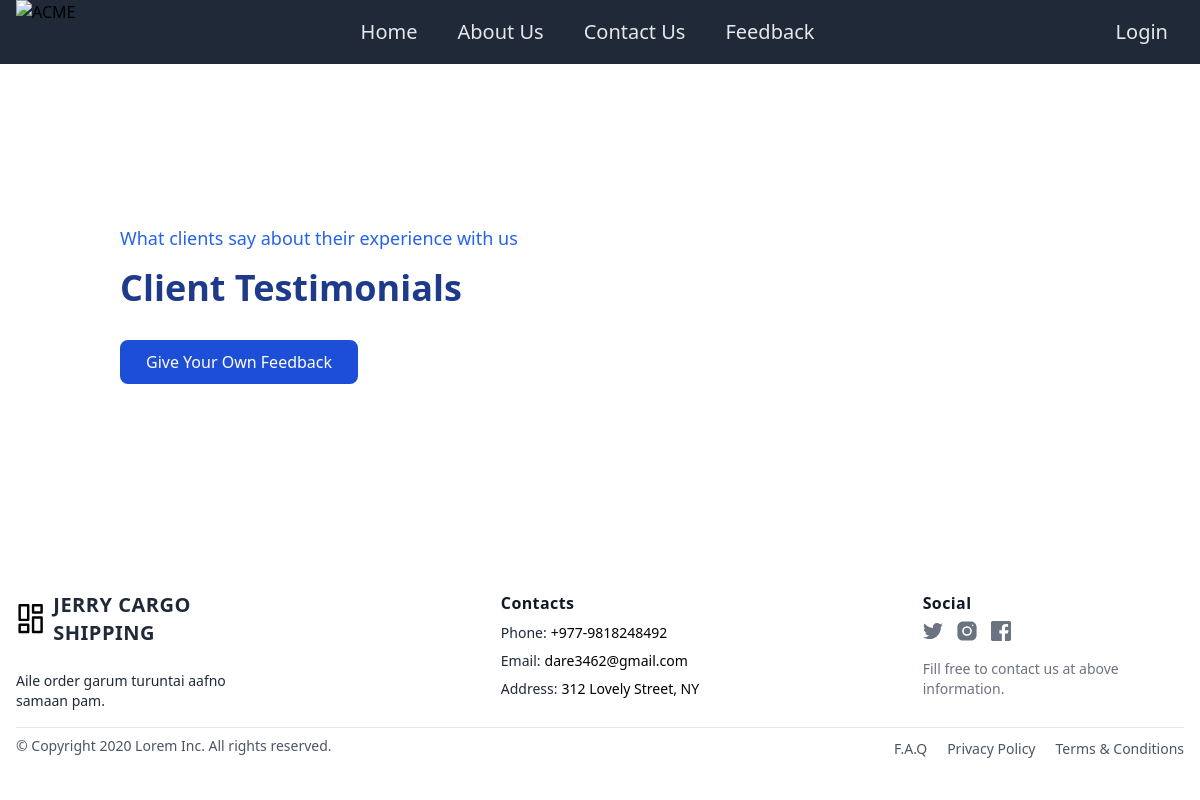
The page /feedback-list/ on the database as committed earlier.
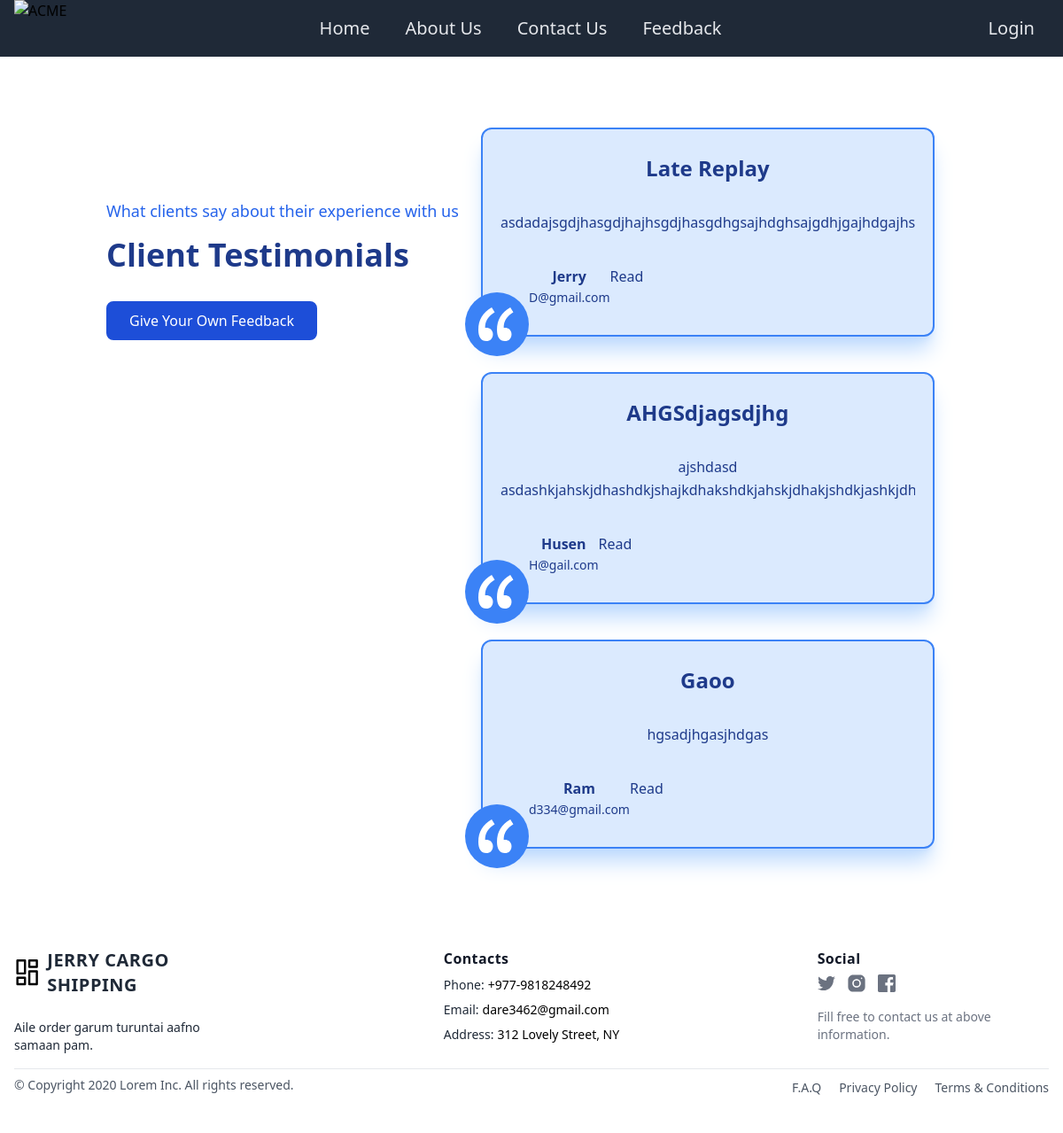
The same page on the database as committed later.
### shipping/models.py (models this page shows, shortened)
class Feedback(models.Model):
    name = models.CharField(max_length=100)
    email = models.EmailField()
    subject = models.TextField()
    message = models.TextField()
    created_at = models.DateTimeField(auto_now_add=True)

### shipping/views.py (the view)
# urls.py: path('feedback-list/', shippingview.feedback_list, name='feedback_list'),
def feedback_list(request):
    feedbacks = Feedback.objects.all()
    return render(request, 'shipping/feedback_list.html', {'feedbacks': feedbacks})

### shipping/templates/shipping/feedback_list.html (shortened to what this page needs)
{% extends 'shipping/base.html' %}
{% block bodycontent %}
<section class="py-6 text-blue-900 sm:py-16 lg:py-20">
  <div class="mx-auto max-w-screen-lg px-4 sm:px-6 lg:px-8">
    <div class="flex flex-col lg:flex-row">
      <div class="my-10 text-center sm:mt-20 lg:text-left">
        <p class="text-lg font-medium text-blue-600">What clients say about their experience with us</p>
        <h2 class="mt-4 text-3xl font-bold text-blue-900 sm:text-4xl">Client Testimonials</h2>
        <div class="mt-8">
          <a href="{% url 'feedback_create'%}">
          <button class="rounded-lg border-2 border-blue-700 bg-blue-700 px-6 py-2 font-medium text-white transition hover:translate-y-1">Give Your Own Feedback</button>
        </a>
        </div>
      </div>
      <div class="relative mx-auto grid max-w-lg grid-cols-1 gap-6 lg:ml-auto lg:gap-10">
        {% for feedback in feedbacks %}
        <div class="flex flex-col rounded-xl border-2 border-blue-500 bg-blue-100 text-center shadow-xl shadow-blue-200">
          <div class="relative flex flex-1 flex-col justify-between p-6 lg:py-7 lg:px-5">
            <span class="absolute -left-5 -bottom-6 rounded-full bg-blue-500 p-3 text-5xl text-white">
            </span>
            <div class="flex-1">
              <p class="text-2xl font-bold">{{ feedback.subject}}</p>
              <blockquote class="mt-8 flex-1 overflow-hidden text-ellipsis ">
                <p class="leading-relaxed text-blue-900 ">{{feedback.message}}</p>
              </blockquote>
            </div>
            <div class=" mt-8 px-8 py-1 flex">
                <div>
                  <p class="text-base font-bold">{{feedback.name}}</p>
                  <p class="mt-0.5 text-sm">{{feedback.email}}</p>
                </div>
                <div>Read</div>
            </div>
          </div>
        </div>
        {% endfor %}
      </div>
    </div>
  </div>
</section>
{% endblock bodycontent %}

Rows that differ between the two databases and show on the page:
added Feedback: subject "Late Replay", message "asdadajsgdjhasgdjhajhsgdjhasgdhgsajhdghsajgdhjgajhdgaj…", name "Jerry", email "D@gmail.com"
added Feedback: subject "AHGSdjagsdjhg", message "ajshdasd asdashkjahskjdhashdkjshajkdhakshdkjahskjdhakjshdkjashkj…", name "Husen", email "H@gail.com"
added Feedback: subject "Gaoo", message "hgsadjhgasjhdgas", name "Ram", email "d334@gmail.com"
